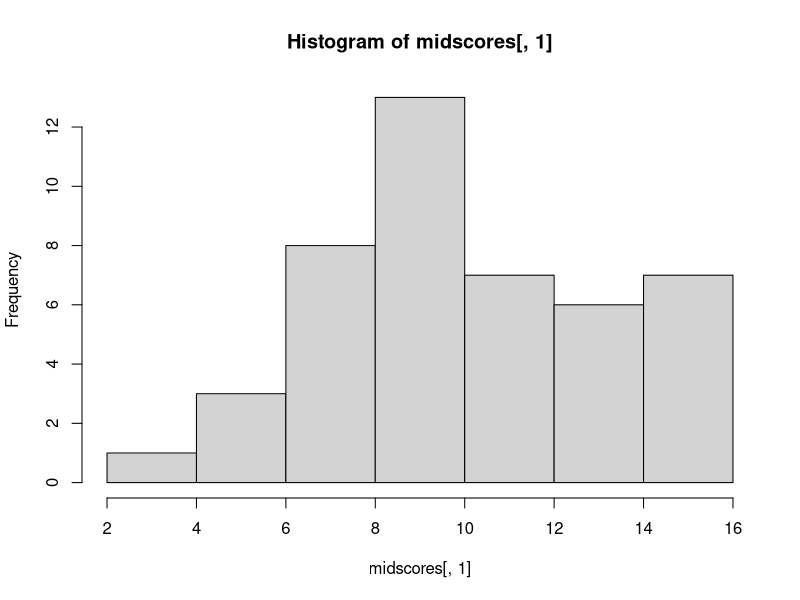
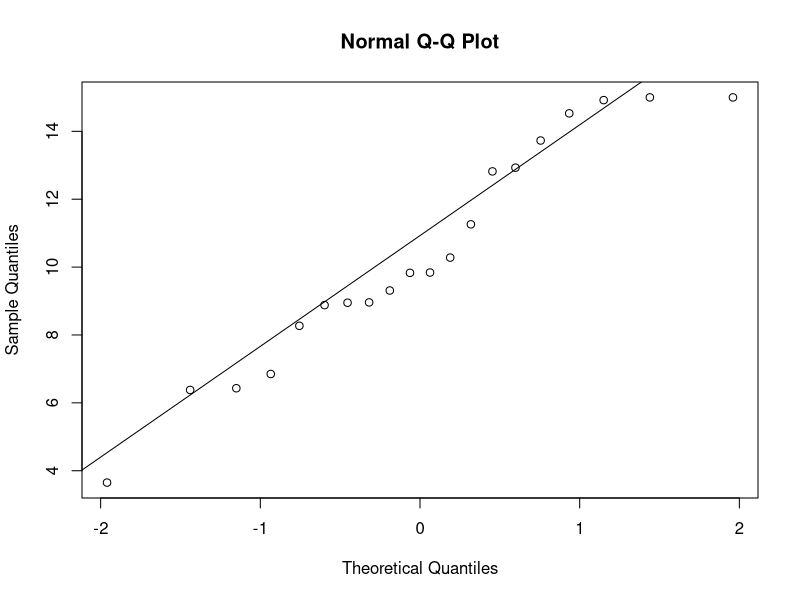
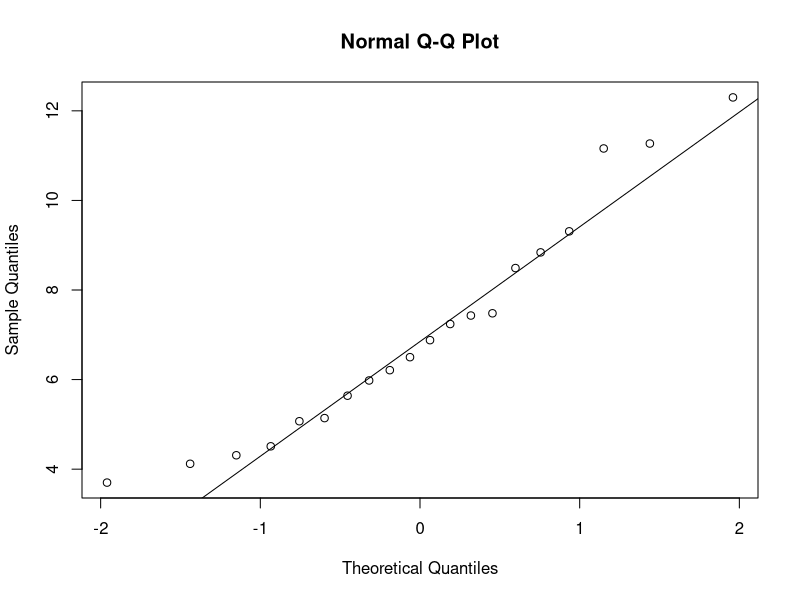
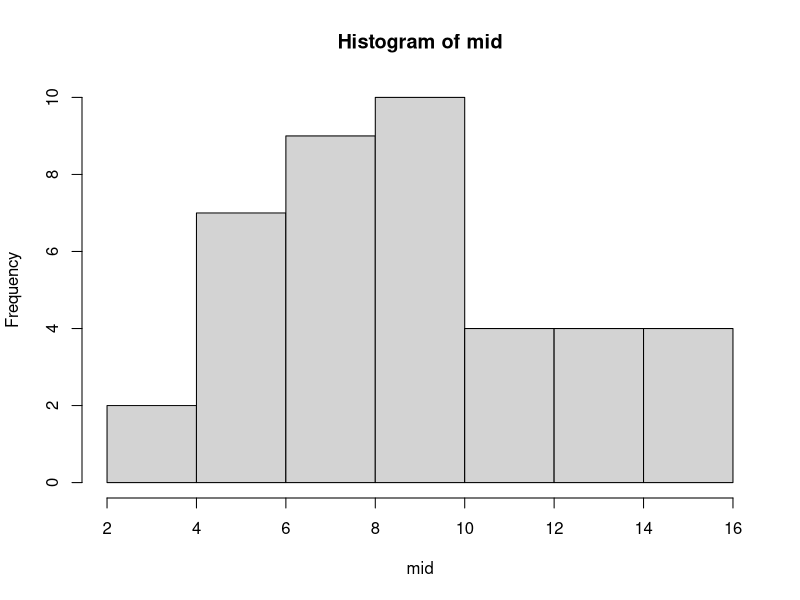
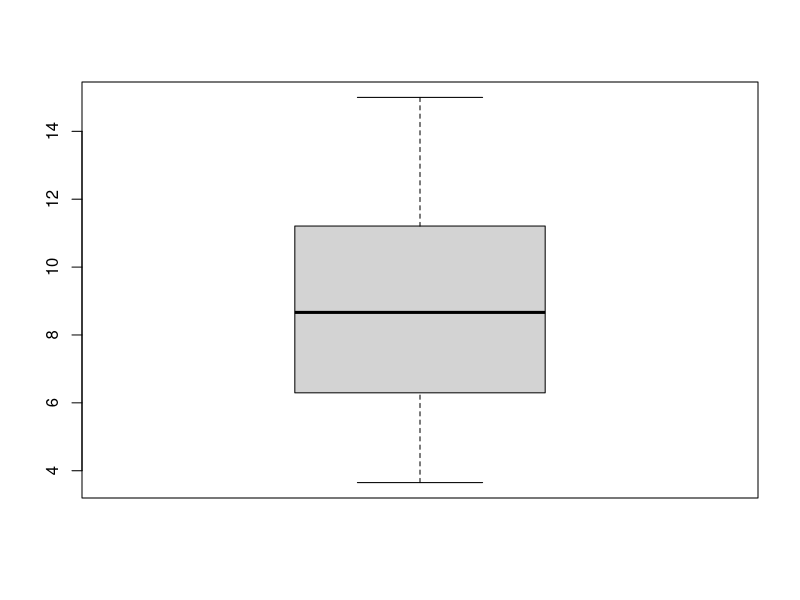
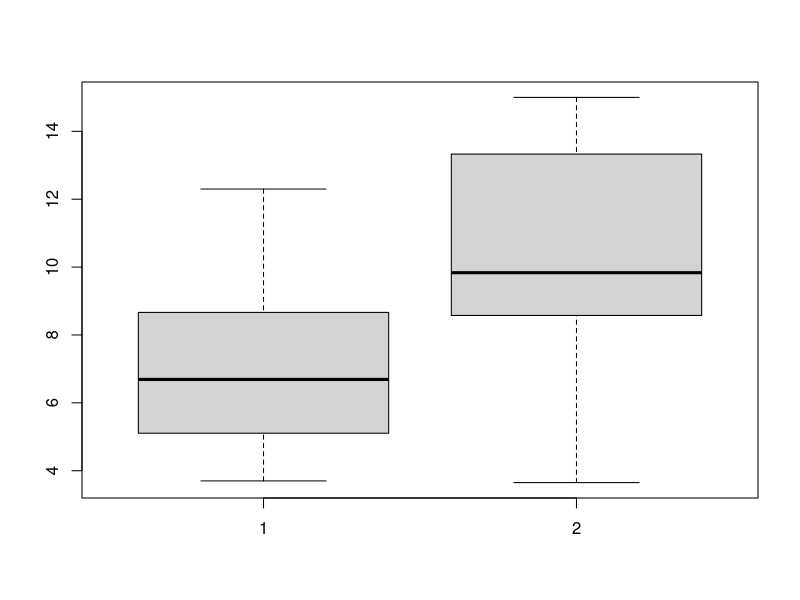
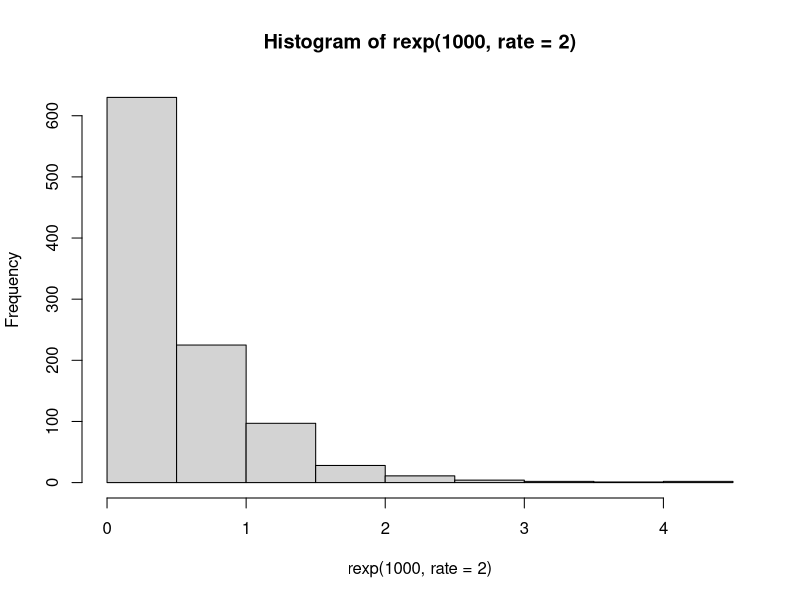
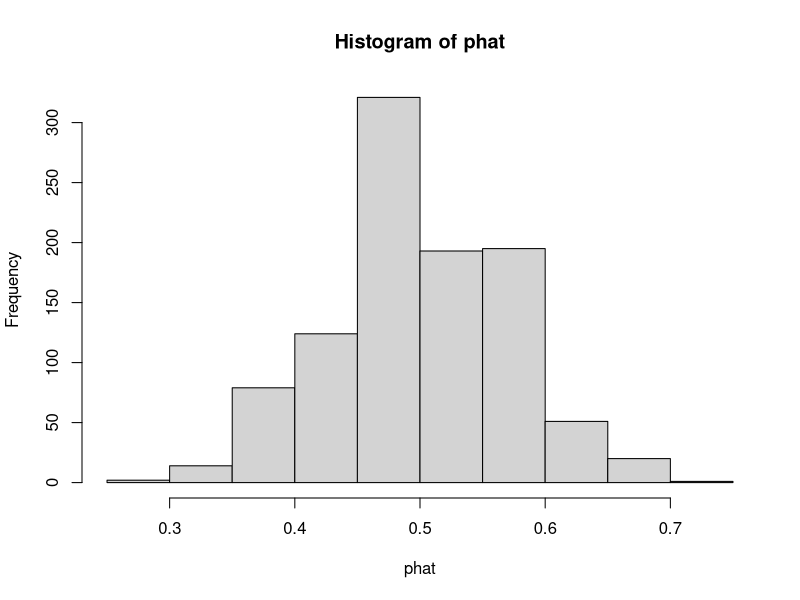

Source code (R) for these figures, in order: (Note: this script raises an error after producing the figures.)
setwd("C:\\Users\\Kevin Burke\\Dropbox\\PhD Work\\Statistics for Computing\\Assignment 2015")

midscores <- read.csv("midscores.csv", header=T)
head(midscores)

hist(midscores[,1])

set.seed(123456789)
midhigh <- midscores[sample(1:45,size=20),"high"]
midlow <- midscores[sample(1:45,size=20),"low"]
mid <- c(midhigh,midlow)

midhigh
midlow
mid

t.test(mid,mu=7.5)
mean(mid)

qqnorm(midhigh);qqline(midhigh)
qqnorm(midlow);qqline(midlow)

hist(mid)
boxplot(mid)

boxplot(midlow,midhigh)



### test the hypothesis that the overall midterm score = 7.5

### test the hypothesis that there is no difference


## A market researcher believes that 40% of individuals use a particular
## brand of mobile device. A sample of 168 individuals were contacted and
## it was found that 50 of these used the brand in question.


## simulation

## simulate 
set.seed(123456789)
hist(rexp(1000, rate=2))


######################

n = 50 # sample size
set.seed(123456789)
simreps = 1000 # simulation replicates
# (just needs to be a big number)
phat = rep(0, simreps)
for(i in 1:simreps){
phat[i] = mean(rbinom(n, 1, prob=0.5))
}
hist(phat)
qqnorm(phat);qqline(phat)

#


round(sum(dbinom(6:10, size=10, p=0.65)),4); pbinom(5, size=10, p=0.65,lower=F)
round(sum(dbinom(0:29, size=100, p=0.2)),4); pbinom(29, size=100, p=0.2,lower=T)
round(sum(dbinom(15:30, size=50, p=0.32)),4)
pbinom(14, size=50, p=0.32,lower=F)-pbinom(30, size=50, p=0.32,lower=F)


round(dpois(8, lambda=6),4)
round(1-sum(dpois(0:35, lambda=41)),4); ppois(35, lambda=41, lower=F)
round(sum(dpois(2:5, lambda=1)),4)
ppois(1, lambda=1, lower=F)-ppois(5, lambda=1, lower=F)

round(pnorm(12, mean=7, sd=2.5, lower=F),4)
round(pnorm(9.8, mean=10, sd=1, lower=F),4)
round(1-pnorm(38, mean=50, sd=5, lower=F),4)
round(pnorm(4, mean=5, sd=3.6, lower=F)-pnorm(8, mean=5, sd=3.6, lower=F),4)



##################################################

midres <- read.table("MidRes.txt", header=T)

head(midres)

midres[,1:15][midres[,1:15]==0] <- 0.25
midres[,1:15][midres[,1:15] <0] <- 0.00
midres$Result <- apply(midres[,1:15],1,sum)

head(midres)

set.seed(18721)
midres$Activity <- midres$Activity + rnorm(n,0,0.0001)

median(midres$Activity)

midres$Sulis <- cut(midres$Activity, c(-1,57,Inf), label=c("low","high"))
summary(midres$Sulis)


set.seed(27120941)

n <- dim(midres)[1]

# midres$Result <- midres$Result + runif(n,-1,1) #rnorm(n,mean=0,sd=1/2) 

midres$Result[midres$Sulis=="low"] <- midres$Result[midres$Sulis=="low"] + 
                                         runif(n/2,-1,-0.5)
midres$Result[midres$Sulis=="high"] <- midres$Result[midres$Sulis=="high"] + 
                                         runif(n/2,0.5,1)

midres$Result[midres$Result<0] <- 0
midres$Result[midres$Result>15] <- 15

midres$Result <- round(midres$Result,2)

hist(midres$Result)

qqnorm(midres$Result);qqline(midres$Result)

boxplot(Result~Sulis,midres)

midhigh <- subset(midres,Sulis=="high")$Result
midlow <- subset(midres,Sulis=="low")$Result

midscores <- cbind(high=midhigh,low=midlow)

write.csv(midscores,"midscores.csv",row.names=F)


